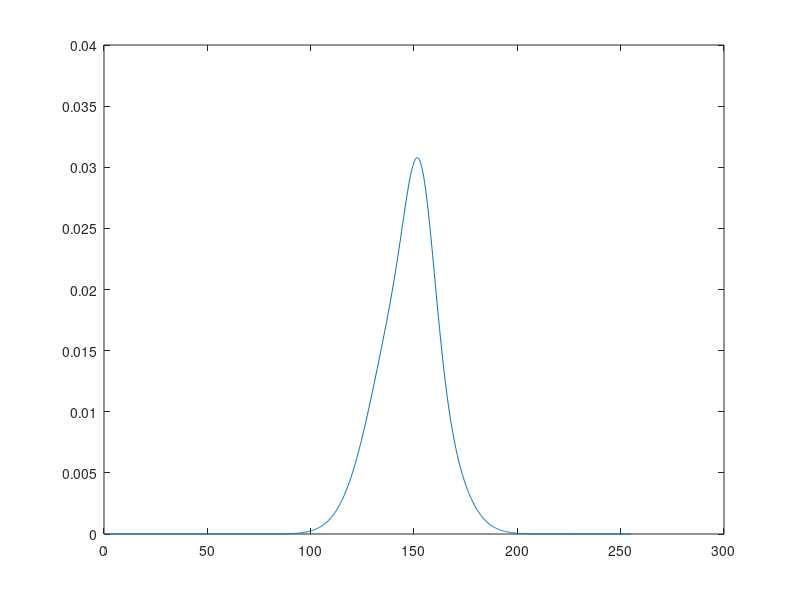
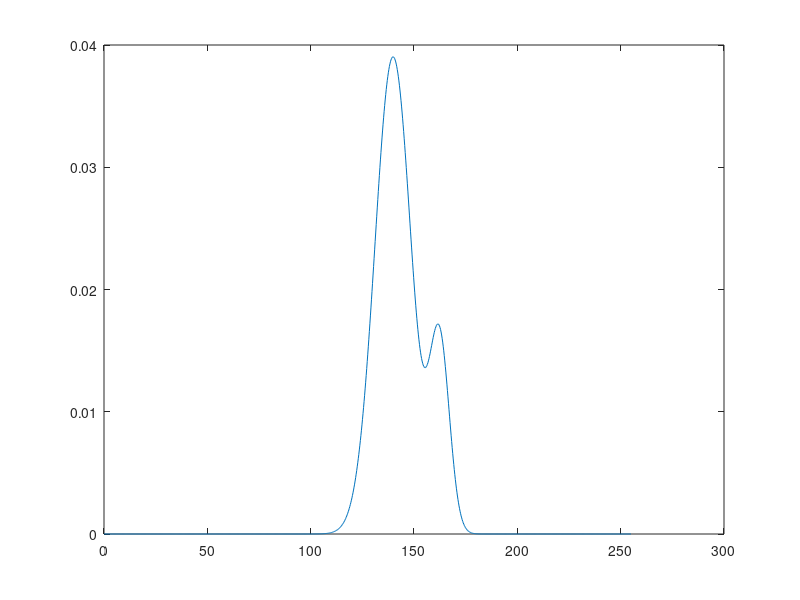
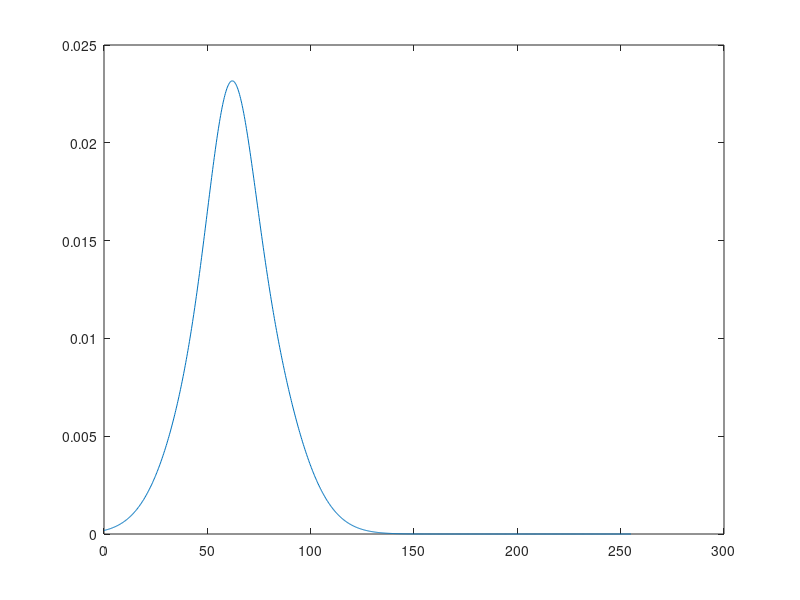

Recreate these plots in MATLAB, in order.
function [mu,sig,w] = gmm_mul_var()

 function pe = g_probability(val,mu,sig)
 pe = 1/(sig*sqrt(2*pi)).*exp(-0.5.*(((val-mu)./sig).^2));
 end

  mui = [148,140,55;157,167,70];
  sigi = [8,20,10;4,20,4];
  wi = [0.52 0.6 0.52;0.48 0.4 0.48];
  k = 2;
  d = 3;
  
%   Detailed explanation goes here
Samples = load('Samples.mat');
samples_data = zeros(size(Samples.Samples));
ric = zeros(size(samples_data,1),size(samples_data,2),k);
Nc = zeros(k,d);

mu = zeros(k,d);
sig = zeros(k,d);
w = zeros(k,d);

samples_data(:,1) = Samples.Samples(:,1);
samples_data(:,2) = Samples.Samples(:,2);
samples_data(:,3) = Samples.Samples(:,3);

%   figure; histogram(samples_data(:,1),'EdgeColor','r');
%   figure; histogram(samples_data(:,2),'EdgeColor','g');
%   figure; histogram(samples_data(:,3),'EdgeColor','b');

  %%%%%%%%%%%%%%%%%%%%%%%%%%%%%%%%%%%%%%%%%
  mu = mui;
  sig = sigi;
  w = wi;
  
 for i = 1:200
    % Expection Step
    for j = 1:k
        for p = 1:d
        w1 = w(1,p).*g_probability(samples_data(:,p),mu(1,p),sig(1,p));
        w2 = w(2,p).*g_probability(samples_data(:,p),mu(2,p),sig(2,p));
        ric(:,p,j) = (w(j,1).*g_probability(samples_data(:,p),mu(j,p),sig(j,p)))./(w1 + w2);
   
        % Maximation Step
        Nc(j,p) = sum(ric(:,p,j));
        mu_new(j,p) = sum(samples_data(:,p).*ric(:,p,j))./(Nc(j,p));
        sig_new(j,p)= sqrt(sum(ric(:,p,j).*((samples_data(:,p) - mu_new(j,p)).^2))./Nc(j,p));
        w_new(j,p) = Nc(j,p)./size(samples_data,1);
        end
    end   
    mu = mu_new;
    sig = sig_new;
    w = w_new;
 end

x = linspace(0,255,1000);
R = w(1,1).*g_probability(x,mu(1,1),sig(1,1)) + w(2,1).*g_probability(x,mu(2,1),sig(2,1));
G = w(1,2).*g_probability(x,mu(1,2),sig(1,2)) + w(2,2).*g_probability(x,mu(2,2),sig(2,2));
B = w(1,3).*g_probability(x,mu(1,3),sig(1,3)) + w(2,3).*g_probability(x,mu(2,3),sig(2,3));

figure; plot(x,R);
figure; plot(x,G);
figure; plot(x,B);

end
